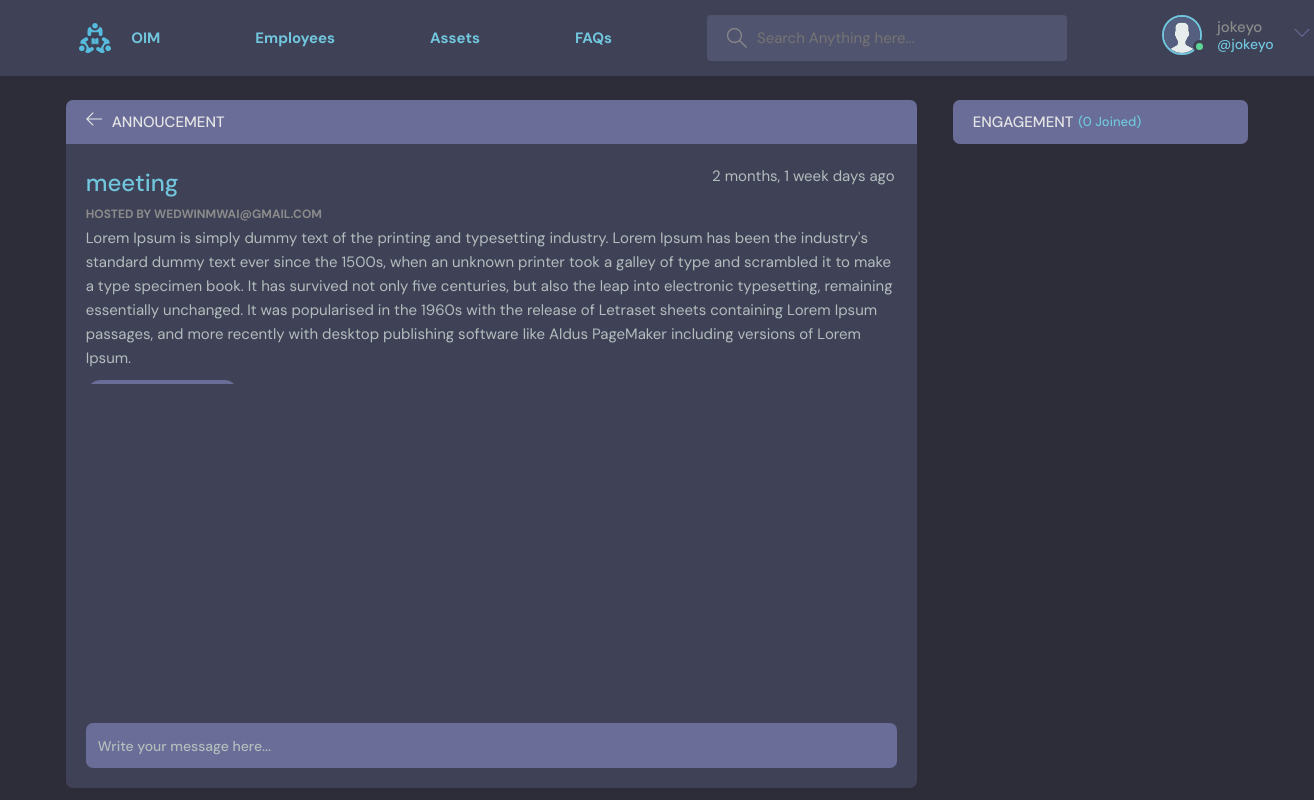
The app's page /annoucement/0a4c475b526940e79f66bc8fb0f79367/ (signed in) with its own data.
### base/models.py (models this page shows, shortened)
class User(AbstractUser):
    name = models.CharField(max_length=200, null=True)
    email = models.EmailField(unique=True, null=True)
    avatar = models.ImageField(null=True, default="avatar.svg")
    id = models.UUIDField(default=uuid.uuid4,
                          primary_key=True,  unique=True, editable=False)
    USERNAME_FIELD = 'email'
    REQUIRED_FIELDS = []

class Annoucements(models.Model):
    host = models.ForeignKey(User, on_delete=models.SET_NULL, null=True)
    title = models.CharField(max_length=200)
    description = models.TextField()
    department = models.ForeignKey(
        Department, on_delete=models.SET_NULL, null=True)
    id = models.UUIDField(default=uuid.uuid4,
                          primary_key=True,  unique=True, editable=False)
    participants = models.ManyToManyField(
        User, related_name='participants', null=True)
    created = models.DateTimeField(auto_now_add=True)
    updated = models.DateTimeField(auto_now=True)
    class Meta:
        ordering = ['-updated', '-created']

### base/views.py (the view, shortened to what this page needs)
# urls.py: path('annoucement/<str:pk>/', views.annoucementpage, name="annoucement-page"),
@login_required(login_url='login-page')
def annoucementpage(request, pk):
    employee = Employees.objects.all()
    annoucement = Annoucements.objects.get(id=pk)
    annoucement_messages = annoucement.messages_set.all()
    participants = annoucement.participants.all()
    context = {'annoucement': annoucement,
               'annoucement_messages': annoucement_messages, 'participants': participants}
    return render(request, 'annoucement.html', context)

### base/models.py (called while the page is built)
    def __str__(self):
        return self.body

### templates/annoucement.html (shortened to what this page needs)
{% extends 'main.html' %} {% block content %}
<main class="profile-page layout layout--2">
	<div class="container">
		<div class="room">
			<div class="room__top">
				<div class="room__topLeft">
					<a href="{% url 'home-page' %}">
						<svg
							version="1.1"
							xmlns="http://www.w3.org/2000/svg"
							width="32"
							height="32"
							viewBox="0 0 32 32"
						>
							<title>arrow-left</title>
							<path
								d="M13.723 2.286l-13.723 13.714 13.719 13.714 1.616-1.611-10.96-10.96h27.625v-2.286h-27.625l10.965-10.965-1.616-1.607z"
							></path>
						</svg>
					</a>
					<h3>Annoucement</h3>
				</div>
			</div>
			<div class="room__box scroll">
				<div class="room__header scroll">
					<div class="room__info">
						<h3>{{annoucement.title}}</h3>
						<span>{{annoucement.created|timesince}} days ago</span>
					</div>
					<div class="room__hosted">
						<p>Hosted By {{annoucement.host}}</p>
					</div>
					<div class="room__details">{{annoucement.description}}</div>
					<span class="room__topics">{{annoucement.department}}</span>
				</div>
			</div>
			{% if request.user.is_authenticated %}
			<div class="room__message">
				<form action="" method="POST">
					<input
						name="body"
						type="text"
						placeholder="Write your message here..."
					/>
				</form>
			</div>
			{% endif %}
		</div>
		<div class="participants">
			<h3 class="participants__top">
				Engagement <span>({{annoucement.participants.count}} Joined)</span>
			</h3>
		</div>
	</div>
</main>
{% endblock content %}

### templates/main.html (shortened to what this page needs)
<!DOCTYPE html>
{% load static %}
<html lang="en">
	<head>
		<link rel="stylesheet" href="{% static 'styles/style.css' %}" />
	</head>
	<body>
		{% include 'navbar.html' %}
		{% block content %} {% endblock content %}
	</body>
</html>

### templates/navbar.html (shortened to what this page needs)
<header class="header header--loggedIn">
	{% load static %}
	<div class="container">
		<a href="{% url 'home-page' %}" class="header__logo">
			<img src="{% static 'images/logo.svg' %}" />
			<h2>OIM</h2>
		</a>
		<a href="{% url 'employees-page' %}" class="header__logo">
			<h2>Employees</h2>
		</a>
		<a href="{% url 'assets-page' %}" class="header__logo">
			<h2>Assets</h2>
		</a>
		<a href="{% url 'faqs-page' %}" class="header__logo">
			<h2>FAQs</h2>
		</a>
		<form class="header__search" method="GET">
			<label>
				<input type="text" name="q" placeholder="Search Anything here..." />
			</label>
		</form>
		<nav class="header__menu">
			{% if request.user.is_authenticated %}
			<div class="header__user">
				<a href="profile.html">
					<div class="avatar avatar--medium active">
						<img src="{{request.user.avatar.url}}" />
					</div>
					<p>
						{{request.user.username}} <span>@{{request.user.username}}</span>
					</p>
				</a>
				<button class="dropdown-button">
					<svg
						version="1.1"
						xmlns="http://www.w3.org/2000/svg"
						width="32"
						height="32"
						viewBox="0 0 32 32"
					>
						<title>chevron-down</title>
						<path d="M16 21l-13-13h-3l16 16 16-16h-3l-13 13z"></path>
					</svg>
				</button>
			</div>
			{% endif %}
		</nav>
	</div>
</header>

### records on screen
User: user.avatar (placeholder picture), user.username "jokeyo"
Annoucements: title "meeting", created "2 months, 1 week", host "WEDWINMWAI@GMAIL.COM", description "Lorem Ipsum is simply dummy text of the printing and typesetting industry. Lorem Ipsum has been the industry's standard dummy text ever since the 1500s, when an unknown printer took a galley of type and scrambled it to make a type specimen book. It has survived not only five centuries, but also the leap into electronic typesetting, remaining essentially unchanged. It was popularised in the 1960s with the release of Letraset sheets containing Lorem Ipsum passages, and more recently with desktop publishing software like Aldus PageMaker including versions of Lorem Ipsum.", participants.count "0"
